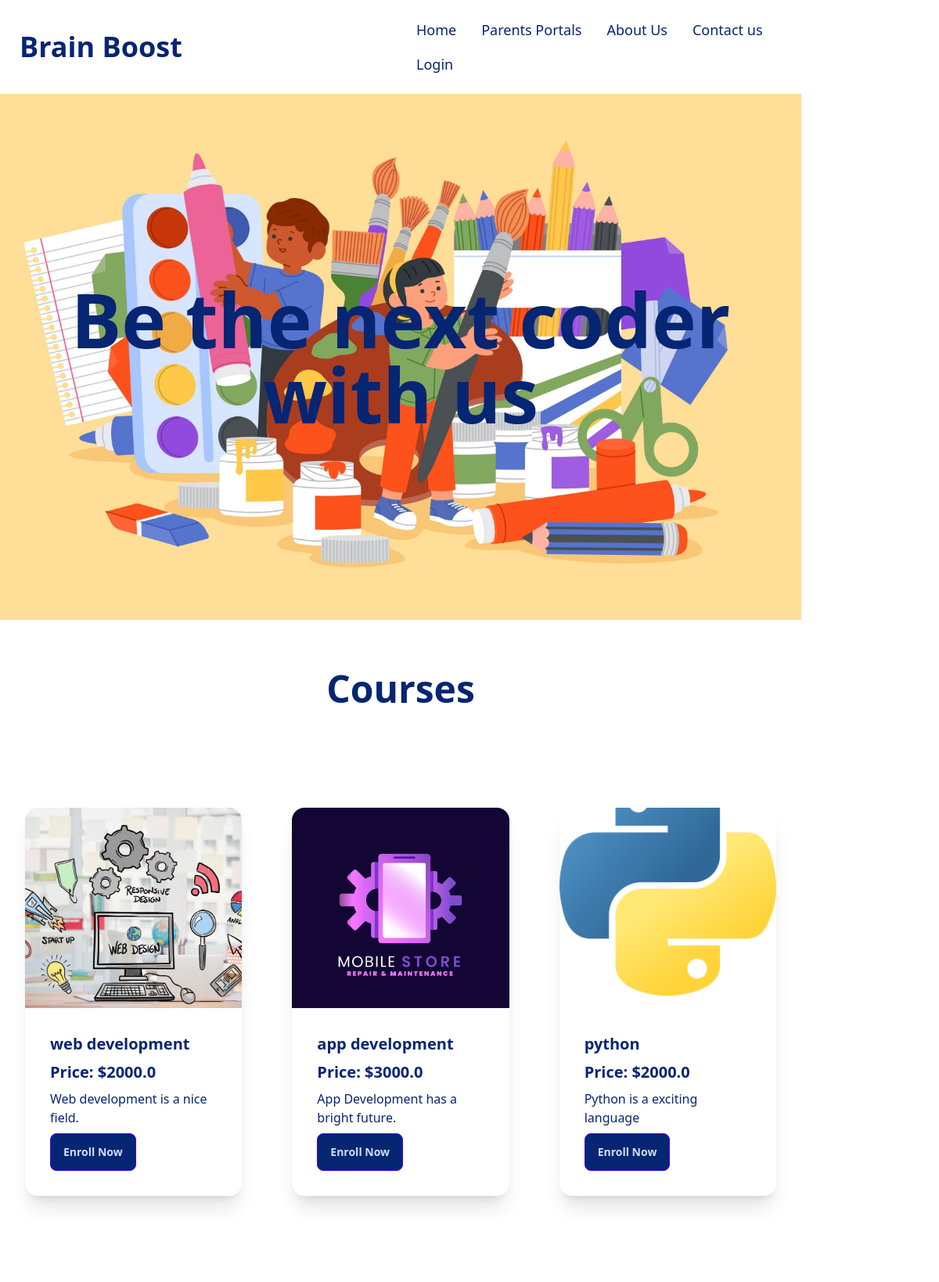
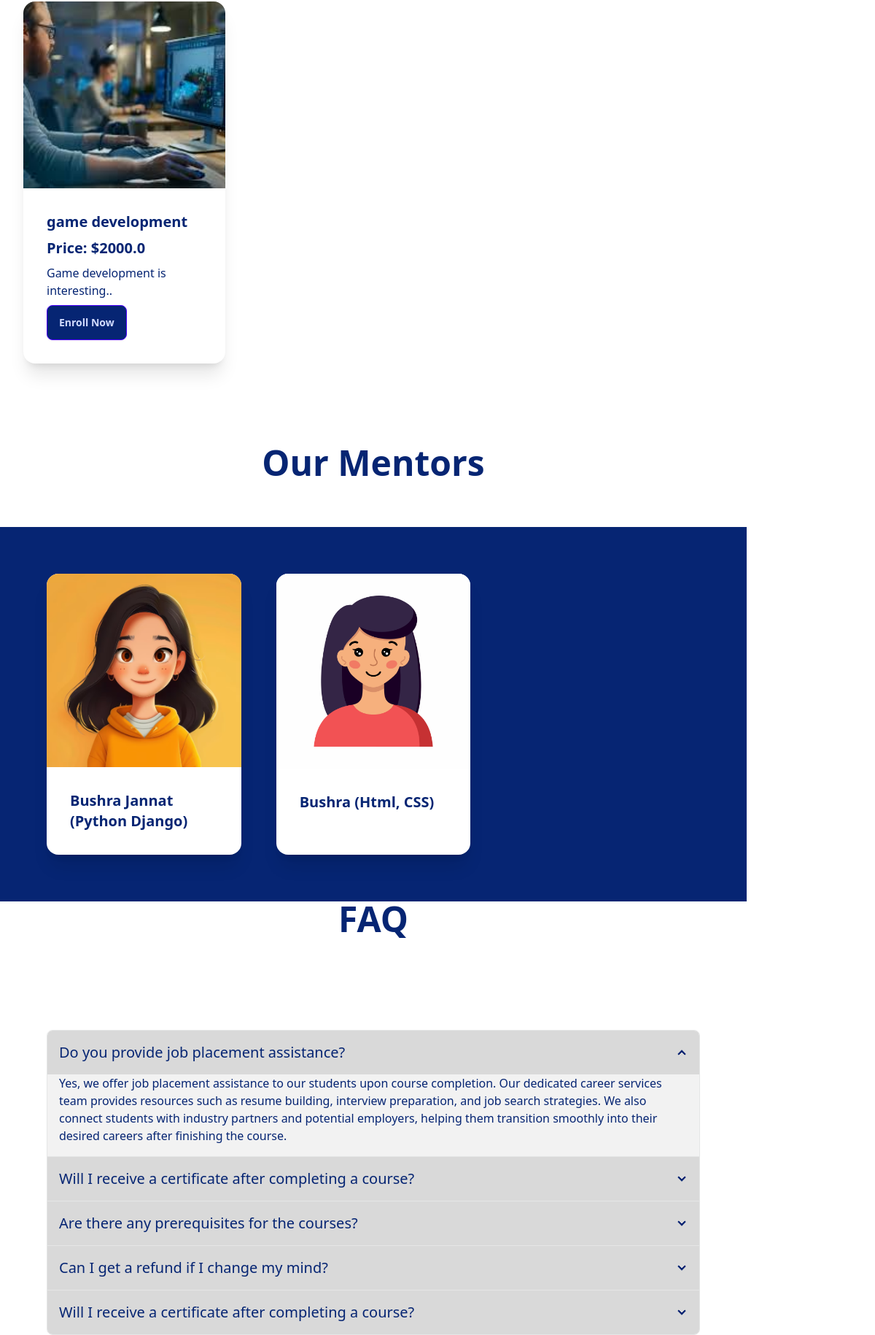
The page / (upper part) on the database its author committed (2 pictures, top to bottom).
### myapp/models.py (models this page shows, shortened)
class Courses(models.Model):
    title = models.CharField(max_length=100)
    price = models.FloatField()
    image = models.ImageField(upload_to='courses')
    description = models.TextField()

class Mentor(models.Model):
    name = models.CharField(max_length=100)
    expertise = models.CharField(max_length=100)
    image = models.ImageField(upload_to='images/')  # Ensure you have media settings configured
    bio = models.TextField(blank=True, null=True)

class FAQ(models.Model):
    question = models.CharField(max_length=255)
    answer = models.TextField()

### myapp/views.py (the view)
# urls.py: path('', views.homeview, name = 'index'),
def homeview(request):
    username = request.session.get('username')
    user_id = request.session.get('user_id')
    mentors = Mentor.objects.all()
    courses = Courses.objects.all()
    faqs = FAQ.objects.all()  # Fetch FAQs
    context = {
        'username': username,
        'user_id': user_id,
        'mentors': mentors,
        'courses': courses,
        'faqs': faqs  # Add FAQs to context
    }
    return render(request, 'index.html', context)

### myapp/templates/index.html (shortened to what this page needs)
{% load static %}
<!DOCTYPE html>
<html lang="en" data-theme="light">
<head>
    <script src="https://cdn.tailwindcss.com"></script>
    <link href="https://cdn.jsdelivr.net/npm/daisyui@4.12.10/dist/full.min.css" rel="stylesheet" type="text/css" />
</head>
<body class="md:container mb-12 text-[#062573]">
    <header class="container mb-12">
        <nav>
            <div class="navbar bg-base-100">
                <div class="navbar-start">
                    <a href="{% url 'index' %}" class="btn btn-ghost text-4xl font-bold">Brain Boost</a>
                </div>
                <div class="navbar-end hidden lg:flex">
                    <ul class="menu menu-horizontal px-1 text-lg">
                        <li><a href="{% url 'index'%}">Home</a></li>
                        <li><a href="{% url 'parentslogin' %}">Parents Portals</a></li>
                        <li><a href="{% url 'aboutus' %}">About Us</a></li>
                        <li><a href="{% url 'contactus' %}">Contact us</a></li>
                        {% if user.is_authenticated %}
                        <li><a href="{% url 'logout' %}">Logout</a></li>
                        {% else %}
                        <li><a href="{% url 'login' %}">Login</a></li>
                        {% endif %}
                    </ul>
                </div>
            </div>
        </nav>
        <div class="bg-cover bg-center font banner text-white">
            <h1 class="text-6xl md:text-8xl py-32 md:py-60 font-bold text-center" style="color: #062573;">Be the next coder <br> with us</h1>
        </div>
    </header>
    <main>
<h2 class="text-5xl text-center font-bold my-16">Courses</h2>
<section class="grid grid-cols-1 md:grid-cols-3 gap-16 py-16 mx-8">
    {% for course in courses %}
    <div class="card bg-base-100 w-full shadow-xl mb-12">
        <figure class="h-64 w-full">
            <img src="{{ course.image.url }}" alt="{{ course.title }}" class="w-full h-full object-cover" />
        </figure>
        <div class="card-body">
            <h2 class="card-title font-bold">{{ course.title }}</h2>
            <p class="text-xl font-semibold text-[#062573]">Price: ${{ course.price }}</p>
            <p>{{ course.description }}</p>
            {% if user.is_authenticated %}
            <a href="{% url 'payment' course.title|slugify %}">
                <button class="btn btn-primary bg-[#062573]">Enroll Now</button>
            </a>
            {% else %}
            <a href="{% url 'login' %}">
                <button class="btn btn-primary bg-[#062573]">Enroll Now</button>
            </a>
            {% endif %}
        </div>
    </div>
    {% endfor %}
</section>
    </main>
    <h2 class="text-5xl text-center mb-16 font-bold">Our Mentors</h2>
<section class="grid grid-cols-1 md:grid-cols-3 gap-12 bg-[#062573] p-16 text-white">
    {% for mentor in mentors %}
    <div class="card bg-base-100 w-full shadow-xl">
        <figure>
            <img src="{{ mentor.image.url }}" alt="{{ mentor.name }}" />
        </figure>
        <div class="card-body">
            <a href="payment.html">
                <h2 class="card-title font-bold text-[#062573]">{{mentor.name}} ({{mentor.expertise}})</h2>
            </a>
        </div>
    </div>
    {% endfor %}
</section>
    <h2 class="text-5xl text-center font-bold mb-16">FAQ</h2>
<section class="mb-12 p-16">
    <div class="join join-vertical w-full">
        {% for faq in faqs %}
        <div class="collapse collapse-arrow join-item border-base-300 border">
            <label for="faq-{{ forloop.counter }}" class="collapse-title text-xl font-medium bg-[#D9D9D9]">{{ faq.question }}</label>
            <div class="collapse-content bg-[#F2F2F2]">
                <p>{{ faq.answer }}</p>
            </div>
        </div>
        {% endfor %}
    </div>
</section>
</body>
</html>

### rows shown on the page
Courses: image (picture), title "web development", price "2000.0", description "Web development is a nice field."
Courses: image (picture), title "app development", price "3000.0", description "App Development has a bright future."
Courses: image (picture), title "python", price "2000.0", description "Python is a exciting language"
Courses: image (picture), title "game development", price "2000.0", description "Game development is interesting.."
Mentor: image (picture), name "Bushra Jannat", expertise "Python Django"
Mentor: image (picture), name "Bushra", expertise "Html, CSS"
FAQ: question "Do you provide job placement assistance?", answer "Yes, we offer job placement assistance to our students upon course completion. Our dedicated career services team provides resources such as resume building, interview preparation, and job search strategies. We also connect students with industry partners and potential employers, helping them transition smoothly into their desired careers after finishing the course."
FAQ: question "Will I receive a certificate after completing a course?"
FAQ: question "Are there any prerequisites for the courses?"
FAQ: question "Can I get a refund if I change my mind?"
FAQ: question "Will I receive a certificate after completing a course?"
